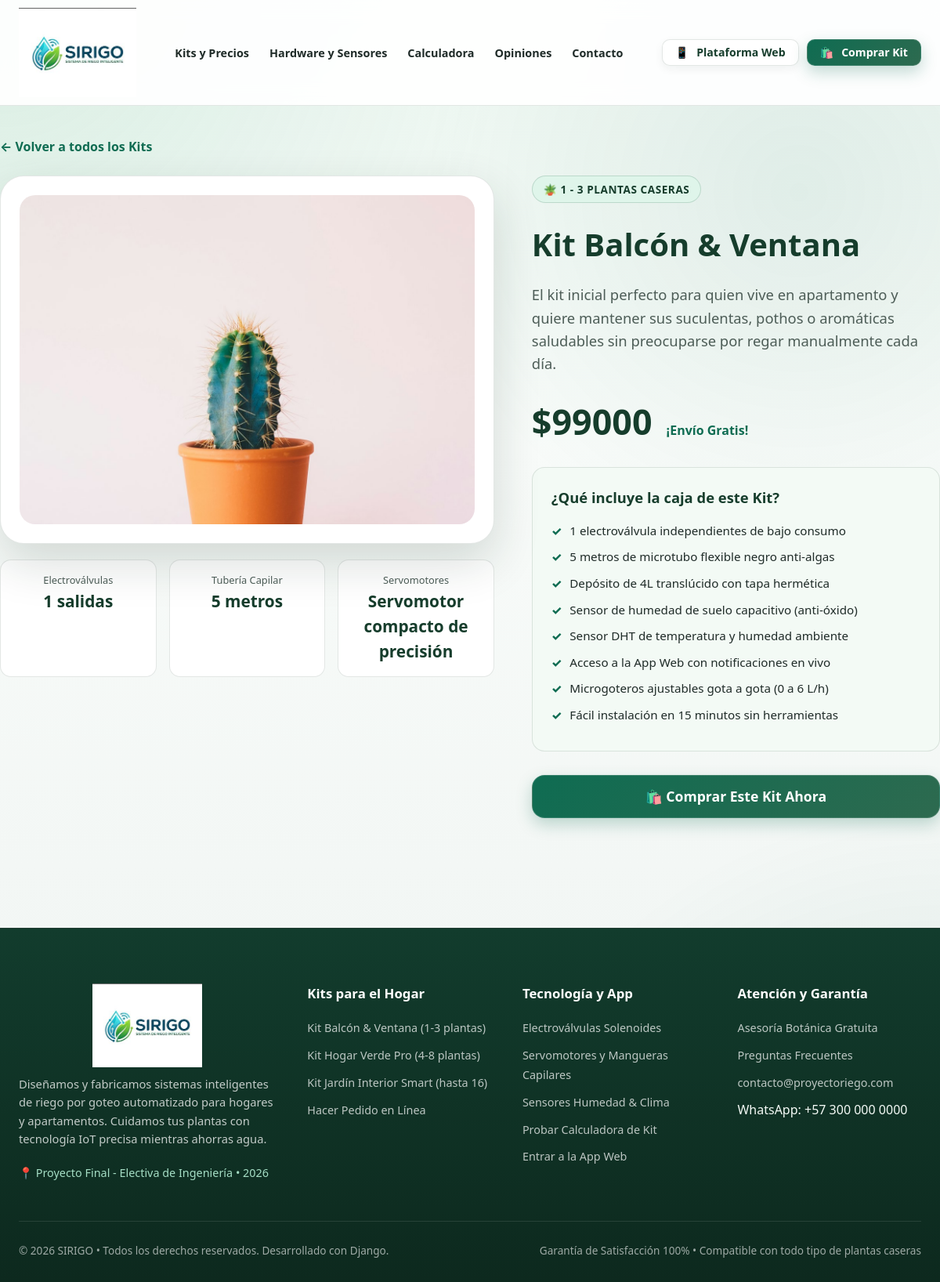
Screenshot of /kit/kit-balcon-ventana/ with the database file from the repository.
### tienda/models.py (models this page shows, shortened)
class KitRiego(models.Model):
    nombre = models.CharField(max_length=120)
    slug = models.SlugField(unique=True)
    subtitulo = models.CharField(max_length=255)
    precio = models.DecimalField(max_digits=10, decimal_places=0, help_text="Precio en COP")
    precio_anterior = models.DecimalField(max_digits=10, decimal_places=0, blank=True, null=True)
    plantas_recomendadas = models.CharField(max_length=50, default="1 - 3 plantas")
    servo = models.CharField(max_length=50, default="Servomotor de precisión")
    valvulas_incluidas = models.PositiveIntegerField(default=3)
    manguera_metros = models.PositiveIntegerField(default=5)
    sensores_incluidos = models.CharField(max_length=150, default="1 Sensor Humedad Suelo + Temp/Hum Ambiente")
    destacado = models.BooleanField(default=False, help_text="Marcar como 'Más Popular'")
    descripcion = models.TextField()
    beneficios = models.TextField(help_text="Separar con salto de línea cada beneficio")
    icono = models.CharField(max_length=10, default="🌿")
    orden = models.PositiveIntegerField(default=1)
    class Meta:
        verbose_name = "Kit de Riego"
        verbose_name_plural = "Kits de Riego"
        ordering = ['orden']
    def lista_beneficios(self):
        return [b.strip() for b in self.beneficios.split('\n') if b.strip()]

### tienda/views.py (the view)
# urls.py: path('kit/<slug:slug>/', views.detalle_kit, name='detalle_kit'),
def detalle_kit(request, slug):
    kit = get_object_or_404(KitRiego, slug=slug)
    kits_relacionados = KitRiego.objects.exclude(id=kit.id)
    return render(request, 'tienda/detalle_kit.html', {
        'kit': kit,
        'kits_relacionados': kits_relacionados,
    })

### tienda/templates/tienda/detalle_kit.html (shortened to what this page needs)
{% extends 'tienda/base.html' %}
{% load static %}
{% block contenido %}
<div class="container section" style="padding-top: 40px;">
    <div style="margin-bottom: 24px;">
        <a href="{% url 'index' %}#kits" style="font-weight: 700; color: var(--primary);">← Volver a todos los Kits</a>
    </div>
    <div class="hero-grid" style="align-items: flex-start; margin-bottom: 60px;">
        <div>
            <div class="hero-card" style="padding: 24px;">
                <div class="hero-image-wrap" style="height: 420px;">
                    {% if kit.orden == 1 %}
                        <img src="{% static 'tienda/images/indoor-succulents.jpg' %}" alt="{{ kit.nombre }}">
                    {% elif kit.orden == 2 %}
                        <img src="{% static 'tienda/images/monstera-home.jpg' %}" alt="{{ kit.nombre }}">
                    {% else %}
                        <img src="{% static 'tienda/images/balcony-garden.jpg' %}" alt="{{ kit.nombre }}">
                    {% endif %}
                </div>
            </div>
            <div style="display: grid; grid-template-columns: repeat(3, 1fr); gap: 16px; margin-top: 20px;">
                <div style="background: white; border: 1px solid var(--line); border-radius: 14px; padding: 16px; text-align: center;">
                    <span style="font-size: 0.8rem; color: var(--slate); display: block;">Electroválvulas</span>
                    <strong style="font-size: 1.3rem; color: var(--green-900);">{{ kit.valvulas_incluidas }} salidas</strong>
                </div>
                <div style="background: white; border: 1px solid var(--line); border-radius: 14px; padding: 16px; text-align: center;">
                    <span style="font-size: 0.8rem; color: var(--slate); display: block;">Tubería Capilar</span>
                    <strong style="font-size: 1.3rem; color: var(--green-900);">{{ kit.manguera_metros }} metros</strong>
                </div>
                <div style="background: white; border: 1px solid var(--line); border-radius: 14px; padding: 16px; text-align: center;">
                    <span style="font-size: 0.8rem; color: var(--slate); display: block;">Servomotores</span>
                    <strong style="font-size: 1.3rem; color: var(--green-900);">{{ kit.servo }}</strong>
                </div>
            </div>
        </div>
        <div>
            <span class="section-tag">{{ kit.icono }} {{ kit.plantas_recomendadas }}</span>
            <h1 style="font-size: 2.5rem; color: var(--green-900); margin: 8px 0 16px; font-weight: 800;">{{ kit.nombre }}</h1>
            <p style="font-size: 1.15rem; color: var(--slate); line-height: 1.6; margin-bottom: 24px;">
                {{ kit.descripcion }}
            </p>
            <div class="kit-price-wrap" style="justify-content: flex-start; margin-bottom: 24px;">
                <span class="kit-price" style="font-size: 2.8rem;">${{ kit.precio|floatformat:"0" }}</span>
                <span style="color: var(--primary); font-weight: 700; margin-left: 10px;">¡Envío Gratis!</span>
            </div>
            <div style="background: var(--sage-100); border: 1px solid var(--line); border-radius: 16px; padding: 24px; margin-bottom: 30px;">
                <h3 style="margin: 0 0 16px; color: var(--green-900); font-size: 1.15rem;">¿Qué incluye la caja de este Kit?</h3>
                <ul style="list-style: none; padding: 0; margin: 0;">
                    {% for b in kit.lista_beneficios %}
                        <li style="display: flex; gap: 10px; margin-bottom: 10px; font-size: 0.95rem; color: var(--text);">
                            <span style="color: var(--primary); font-weight: 800;">✓</span>
                            <span>{{ b }}</span>
                        </li>
                    {% endfor %}
                </ul>
            </div>
            <div style="display: flex; gap: 16px; flex-wrap: wrap;">
                <a href="{% url 'checkout' %}?kit={{ kit.slug }}" class="btn btn-primary btn-lg" style="flex: 1;">
                    <span>🛍️ Comprar Este Kit Ahora</span>
                </a>
            </div>
        </div>
    </div>
</div>
{% endblock %}

### tienda/templates/tienda/base.html (shortened to what this page needs)
{% load static %}
<!DOCTYPE html>
<html lang="es">
<head>
    <link rel="stylesheet" href="{% static 'tienda/css/styles.css' %}?v=1.3">
</head>
<body>
    <header class="header-nav">
        <div class="container">
            <div class="nav-wrapper">
                <a href="{% url 'index' %}" class="brand-logo" id="nav-brand">
                    <img class="brand-logo-img" src="{% static 'riego/images/logo.jpeg' %}" alt="SIRIGO" style="max-width: 150px; height: auto; width: auto; object-fit: contain; display: block; margin: 0;">
                </a>
                <nav>
                    <ul class="nav-menu">
                        <li><a href="{% url 'index' %}#kits">Kits y Precios</a></li>
                        <li><a href="{% url 'como_funciona' %}">Hardware y Sensores</a></li>
                        <li><a href="{% url 'index' %}#cotizador">Calculadora</a></li>
                        <li><a href="{% url 'index' %}#testimonios">Opiniones</a></li>
                        <li><a href="{% url 'index' %}#contacto">Contacto</a></li>
                    </ul>
                </nav>
                <div class="nav-actions">
                    <a href="{% url 'login' %}" target="_blank" class="btn btn-secondary btn-sm" title="Entrar a la plataforma de riego con tu usuario">
                        <span>📱</span>
                        <span class="btn-text-desktop">Plataforma Web</span>
                    </a>
                    <a href="{% url 'checkout' %}" class="btn btn-primary btn-sm" id="btn-comprar-nav">
                        <span>🛍️</span>
                        <span class="btn-text-desktop">Comprar Kit</span>
                    </a>
                </div>
            </div>
        </div>
    </header>
    <main>
        {% block contenido %}{% endblock %}
    </main>
    <footer class="site-footer">
        <div class="container">
            <div class="footer-grid">
                <div class="footer-brand">
                    <img class="brand-logo-img" src="{% static 'riego/images/logo.jpeg' %}" alt="SIRIGO" style="max-width: 140px; height: auto; display: block; margin: 0 auto 10px;">
                    <p>Diseñamos y fabricamos sistemas inteligentes de riego por goteo automatizado para hogares y apartamentos. Cuidamos tus plantas con tecnología IoT precisa mientras ahorras agua.</p>
                    <div style="font-size: 0.9rem; color: #a5dec5;">
                        📍 Proyecto Final - Electiva de Ingeniería • 2026
                    </div>
                </div>
                <div class="footer-col">
                    <h4>Kits para el Hogar</h4>
                    <ul>
                        <li><a href="{% url 'index' %}#kits">Kit Balcón & Ventana (1-3 plantas)</a></li>
                        <li><a href="{% url 'index' %}#kits">Kit Hogar Verde Pro (4-8 plantas)</a></li>
                        <li><a href="{% url 'index' %}#kits">Kit Jardín Interior Smart (hasta 16)</a></li>
                        <li><a href="{% url 'checkout' %}">Hacer Pedido en Línea</a></li>
                    </ul>
                </div>
                <div class="footer-col">
                    <h4>Tecnología y App</h4>
                    <ul>
                        <li><a href="{% url 'como_funciona' %}">Electroválvulas Solenoides</a></li>
                        <li><a href="{% url 'como_funciona' %}">Servomotores y Mangueras Capilares</a></li>
                        <li><a href="{% url 'como_funciona' %}">Sensores Humedad & Clima</a></li>
                        <li><a href="{% url 'index' %}#cotizador">Probar Calculadora de Kit</a></li>
                        <li><a href="{% url 'login' %}" target="_blank">Entrar a la App Web</a></li>
                    </ul>
                </div>
                <div class="footer-col">
                    <h4>Atención y Garantía</h4>
                    <ul>
                        <li><a href="{% url 'index' %}#contacto">Asesoría Botánica Gratuita</a></li>
                        <li><a href="{% url 'index' %}#faq">Preguntas Frecuentes</a></li>
                        <li><a href="mailto:contacto@proyectoriego.com">contacto@proyectoriego.com</a></li>
                        <li><span>WhatsApp: +57 300 000 0000</span></li>
                    </ul>
                </div>
            </div>
            <div class="footer-bottom">
                <div>© 2026 SIRIGO • Todos los derechos reservados. Desarrollado con Django.</div>
                <div>Garantía de Satisfacción 100% • Compatible con todo tipo de plantas caseras</div>
            </div>
        </div>
    </footer>
</body>
</html>

### rows the page displays
KitRiego: valvulas_incluidas "1", manguera_metros "5", servo "Servomotor compacto de precisión", icono "🪴", plantas_recomendadas "1 - 3 PLANTAS CASERAS", nombre "Kit Balcón & Ventana", descripcion "El kit inicial perfecto para quien vive en apartamento y quiere mantener sus suculentas, pothos o aromáticas saludables sin preocuparse por regar manualmente cada día.", precio "99000"

### other values shown
{{ b }} "1 electroválvula independientes de bajo consumo" "5 metros de microtubo flexible negro anti-algas" "Depósito de 4L translúcido con tapa hermética" "Sensor de humedad de suelo capacitivo (anti-óxido)" "Sensor DHT de temperatura y humedad ambiente" "Acceso a la App Web con notificaciones en vivo" "Microgoteros ajustables gota a gota (0 a 6 L/h)" "Fácil instalación en 15 minutos sin herramientas"
